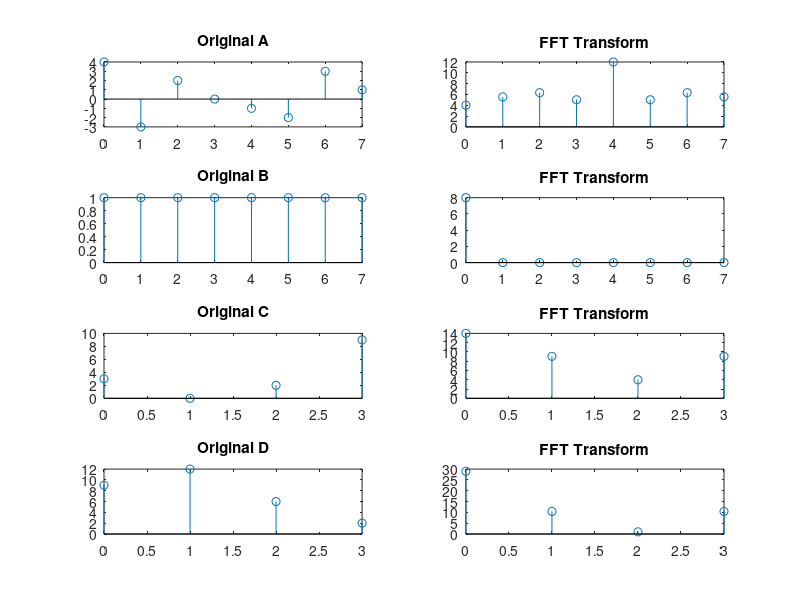

The MATLAB source for this figure:
% https://www.youtube.com/watch?v=EsJGuI7e_ZQ
% https://www.mathworks.com/discovery/fft.html


clc, clear;
n = [0:7];
x = [4,-3,2,0,-1,-2,3,1]
subplot(421), stem(n,x), title("Original A")
X = fft(x)
subplot(422), stem(n,abs(X)), title("FFT Transform")

clear;
n = [0:7];
x = [1,1,1,1,1,1,1,1]
subplot(423), stem(n,x), title("Original B")
X = fft(x)
subplot(424), stem(n,abs(X)), title("FFT Transform")

clear;
n = [0:3];
x = [3,0,2,9]
subplot(425), stem(n,x), title("Original C")
X = fft(x)
subplot(426), stem(n,abs(X)), title("FFT Transform")

clear;
n = [0:3];
x = [9,12,6,2]
subplot(427), stem(n,x), title("Original D")
X = fft(x)
subplot(428), stem(n,abs(X)), title("FFT Transform")

